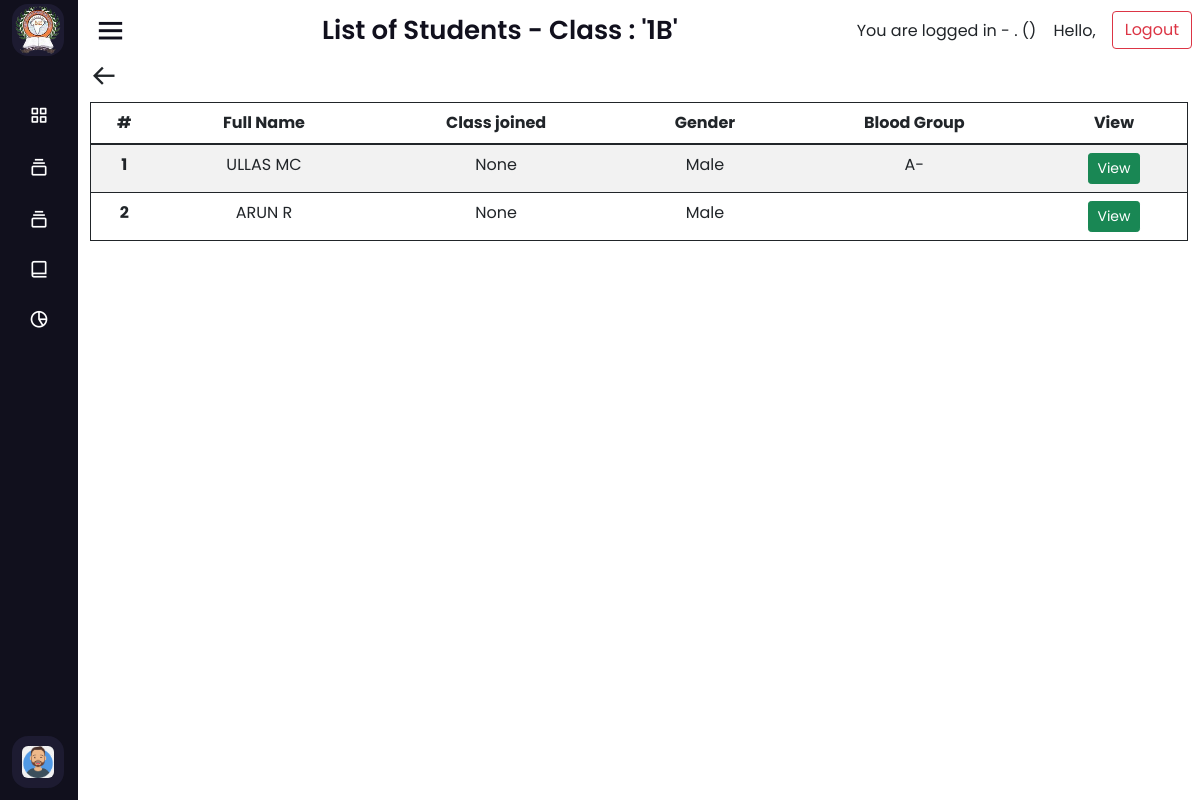
/students/23 (signed in), run on the app's committed database.
### home/models.py (models this page shows)
class Class_list(models.Model):
    id = models.AutoField(primary_key=True)
    session_year = models.ForeignKey("home.Session_year",on_delete=models.CASCADE)
    class_name = models.CharField(max_length=255)
    class_section = models.CharField(max_length=255)
    class_teacher = models.ForeignKey("accounts.Teacher", on_delete=models.CASCADE)
    created_at = models.DateTimeField(auto_now=True)
    updated_at = models.DateTimeField(auto_now_add=True)
    def __str__(self):
        return '\''+self.class_name+self.class_section+'\''
    class Meta:
        unique_together = (['session_year','class_name','class_section','class_teacher'])

### accounts/models.py (models this page shows, shortened)
class Student(models.Model):
    user_id = models.OneToOneField(CustomUser,primary_key=True, on_delete=models.CASCADE)
    full_name = models.CharField(max_length=255)
    date_of_birth = models.DateField(auto_now=False, auto_now_add=False, null=True)
    place_of_birth = models.CharField(max_length=255, blank=True, null=True)
    gender = models.IntegerField(choices = gender_choices, null=True)
    email_id = models.EmailField(max_length=255, blank=True, null=True)
    phone_number = models.CharField(max_length=255, blank=True, null=True)
    blood_group = models.CharField(max_length=10, choices = blood_choices, null=True)
    aadhaar_number = models.CharField(max_length=12, blank=True, null=True)
    present_address = models.TextField(blank=True, null=True)
    permanent_address = models.TextField(blank=True, null=True)
    profile_pic = models.ImageField(upload_to=None, height_field=None, width_field=None, max_length=None, blank=True, null=True)
    started_class = models.CharField(max_length=255,blank=True, null=True)
    current_class = models.ForeignKey("home.Class_list",on_delete=models.CASCADE,related_name='current_class')
    joining_date = models.DateField(auto_now=False, auto_now_add=False, null=True)
    created_at = models.DateTimeField(auto_now=True)
    updated_at = models.DateTimeField(auto_now_add=True)

### accounts/views.py (the view)
# urls.py: path('students/<str:pk1>', views.Students.as_view(), name="students"),
class Students(ListView):
    model = Student
    template_name = 'accounts/students.html'
    context_object_name = 'students'
    def get_context_data(self, **kwargs):
        context = super().get_context_data(**kwargs)
        className = Class_list.objects.get(id=self.kwargs['pk1'])
        context['className'] = className
        context['students'] = self.get_queryset()
        return context
    def get_queryset(self, *args, **kwargs):
        className = self.kwargs['pk1']
        students = Student.objects.filter(current_class=className)
        return students

### templates/accounts/students.html (shortened to what this page needs)
{% extends 'home/dashboard.html' %}
{% load static %}
{% block pageHeader %}
List of Students - Class : {{className}}
{% endblock %}
{% block dashboard %}
<div class="container table-responsive table-responsive-md table-responsive-lg table-responsive-x">
    <a href="{{request.META.HTTP_REFERER|escape}}" class='h3 bx bx-arrow-back text-decoration-none text-dark'></a>
    <table id="myTable" class="table table-hover table-striped border border-dark rounded text-center caption-top ">
        <thead>
            <tr>
                <th scope="col">#</th>
                <th scope="col">Full Name</th>
                <th scope="col">Class joined</th>
                <th scope="col">Gender</th>
                <th scope="col">Blood Group</th>
                <th scope="col">View</th>
            </tr>
        </thead>
        <tbody>
            {% for s in students %}
            <tr class="mx-auto">
                <th scope="row">{{ forloop.counter }}</th>
                <td class="text-uppercase">{{s.full_name}}<br></td>
                <td>{{s.started_class}}<br></td>
                <td>
                    {% if s.gender == 1 %}
                    Male
                    {% elif s.gender == 2 %}
                    Female
                    {% else %}
                    Other
                    {% endif %}
                </td>
                <td>
                    {{s.blood_group}}
                </td>
                <td><a href="{% url 'studentProfileView' s.user_id %}" class="btn btn-sm btn-success">View</a></td>
            </tr>
            {% endfor %}
        </tbody>
    </table>
</div>
{% endblock %}

### static/dashboard/css.css (style rules this page uses)
* { margin: 0; padding: 0; box-sizing: border-box; font-family: 'Poppins', sans-serif; }

### data on the page
Class_list: class_name+class_section "'1B'"
Student: full_name "ULLAS MC", started_class "None", gender "Male", blood_group "A-"
Student: full_name "ARUN R", started_class "None", gender "Male"
